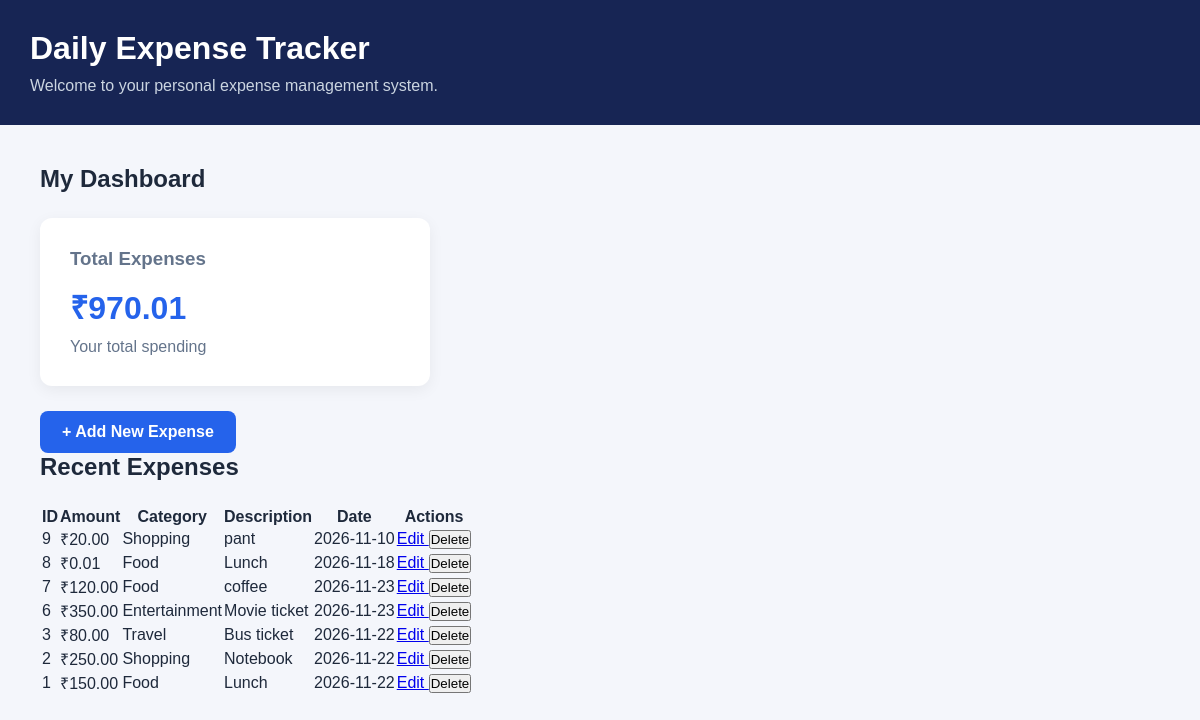
Before: / with the older database file.
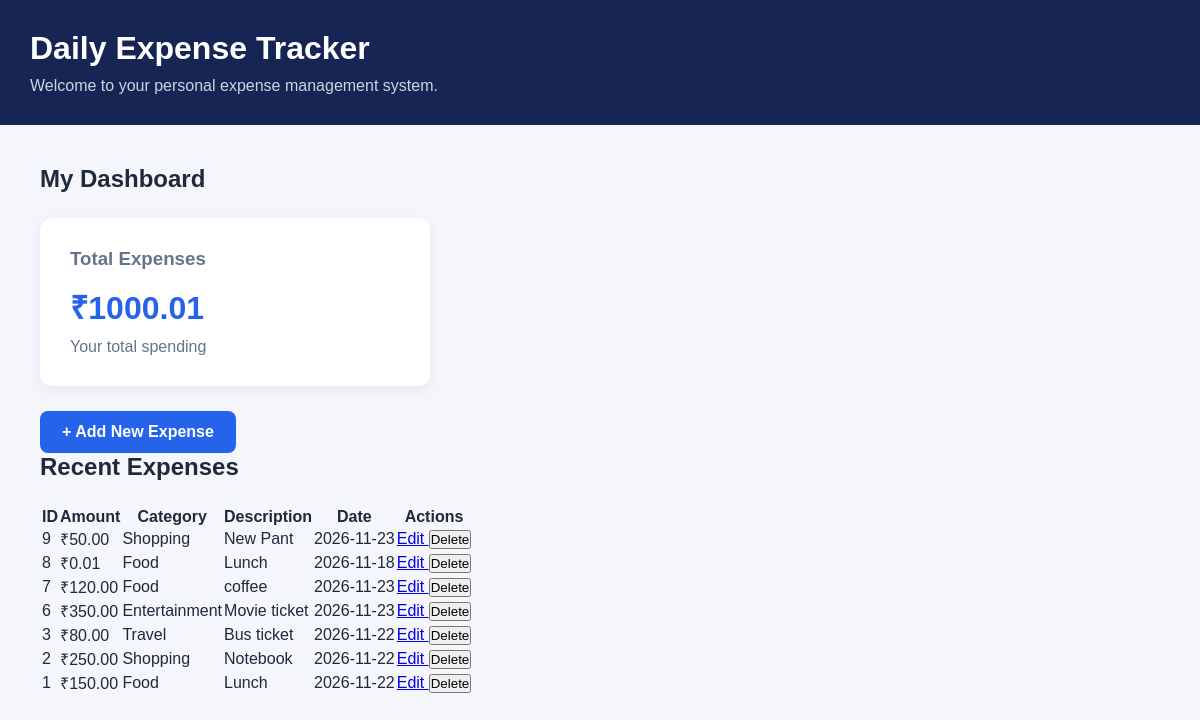
After: the same page with the newer database file.
### tables this page shows
CREATE TABLE expenses (
    id INTEGER PRIMARY KEY AUTOINCREMENT,
    amount REAL NOT NULL,
    category TEXT NOT NULL,
    description TEXT,
    expense_date DATE NOT NULL,
    created_at DATETIME DEFAULT CURRENT_TIMESTAMP
);

### app.py (the view)
@app.route("/")
def home():
    expenses = get_all_expenses()
    total_expenses = sum(
        float(expense["amount"]) for expense in expenses
    )
    return render_template(
        "dashboard.html",
        expenses=expenses,
        total_expenses=total_expenses
    )

### database.py (called while the page is built)
def get_connection():
    connection = sqlite3.connect(DB_PATH)
    connection.row_factory = sqlite3.Row
    return connection

### expense_operations.py (called while the page is built)
def get_all_expenses():
    connection = get_connection()
    try:
        query = "SELECT * FROM expenses ORDER BY id DESC"
        expenses = connection.execute(query).fetchall()
        return expenses
    finally:
        connection.close()

### templates/dashboard.html (shortened to what this page needs)
<!DOCTYPE html>
<html lang="en">
<head>
    <link rel="stylesheet" href="{{ url_for('static', filename='css/style.css') }}">
</head>
<body>
    <header>
        <h1>Daily Expense Tracker</h1>
        <p>Welcome to your personal expense management system.</p>
    </header>
    <main>
        <section class="dashboard">
            <h2>My Dashboard</h2>
            <div class="expense-card">
                <h3>Total Expenses</h3>
                <h2>₹{{ "%.2f"|format(total_expenses) }}</h2>
                <p>Your total spending</p>
            </div>
            <a href="{{ url_for('add_expense') }}" class="add-expense-btn">
                + Add New Expense
            </a>
            <section class="expense-list">
                <h2>Recent Expenses</h2>
                {% if expenses %}
                    <table>
                        <thead>
                            <tr>
                                <th>ID</th>
                                <th>Amount</th>
                                <th>Category</th>
                                <th>Description</th>
                                <th>Date</th>
                                <th>Actions</th>
                            </tr>
                        </thead>
                        <tbody>
                            {% for expense in expenses %}
                            <tr>
                                <td>{{ expense["id"] }}</td>
                                <td>₹{{ "%.2f"|format(expense["amount"]) }}</td>
                                <td>{{ expense["category"] }}</td>
                                <td>{{ expense["description"] or "-" }}</td>
<td>{{ expense["expense_date"] }}</td>
<td>
    <a href="{{ url_for('edit_expense', expense_id=expense['id']) }}">
        Edit
    </a>
    <form action="{{ url_for('delete_expense', expense_id=expense['id']) }}"
          method="POST"
          style="display:inline;">
        <button type="submit"
                onclick="return confirm('Are you sure you want to delete this expense?');">
            Delete
        </button>
    </form>
</td>
                            </tr>
                            {% endfor %}
                        </tbody>
                    </table>
                {% else %}
                    <p>No expenses found. Start by adding your first expense.</p>
                {% endif %}
            </section>
        </section>
    </main>
</body>
</html>

Changed rows visible on the page:
changed expenses id 9: amount "20.00" → "50.00"; description "pant" → "New Pant"; expense_date "2026-11-10" → "2026-11-23"
Other visible differences:
{{ "%.2f"|format(total_expenses) }}: "970.01" → "1000.01"
